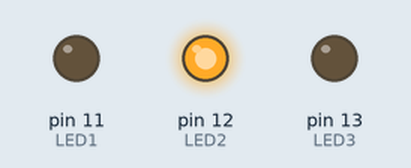
This sketch was run on a simulated Arduino Uno, built with avr-gcc and run on an emulated ATmega328P. Parts: output pins drawn as LEDs (lit = HIGH). Random numbers use the default seed unless the sketch sets one.

Above: at 0.1 s.
At 11.1 s:
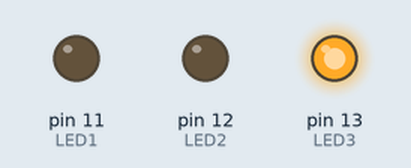
At 20.1 s:
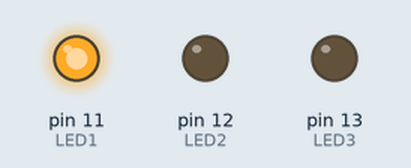
At 39.6 s:
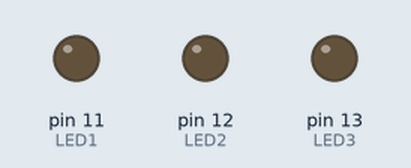
Timing chart, 0 to 40.0 s (numbered marks = the images above):
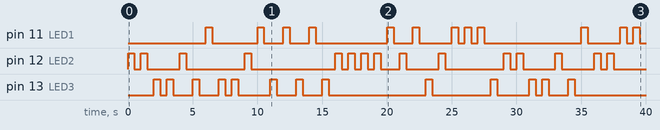

The sketch:

Random_led_blink.ino
```cpp
#define LED1 11
#define LED2 12
#define LED3 13
#define dly 500
void setup() {
pinMode(LED1, OUTPUT);
pinMode(LED2, OUTPUT);
pinMode(LED3, OUTPUT);
}
void loop() {
int LED = random(11,14);
digitalWrite(LED,HIGH);
delay(dly);
digitalWrite(LED, LOW);
delay(dly);
}
```

Measured:
- by itself, pin 11 (LED1): LOW → HIGH at 6.0 s, → LOW 0.50 s later, → HIGH 3.5 s later, → LOW 0.50 s later, … (24 changes in this stretch)
- by itself, pin 12 (LED2): LOW → HIGH at 0.00 s, → LOW 0.50 s later, → HIGH 0.50 s later, → LOW 0.50 s later, … (30 changes in this stretch)
- by itself, pin 13 (LED3): LOW → HIGH at 2.0 s, → LOW 0.50 s later, → HIGH 0.50 s later, → LOW 0.50 s later, … (26 changes in this stretch)
